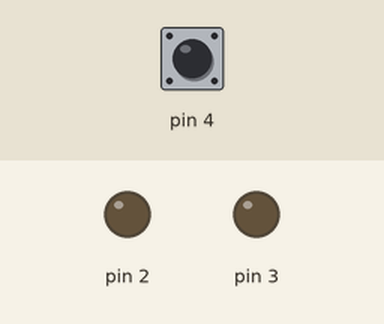
Simulated run of this sketch. Board: Arduino Uno, built with avr-gcc and run on an emulated ATmega328P. Parts: output pins drawn as LEDs (lit = HIGH). Dashed ring = blinking. The inputs (shaded band) are chosen by the test bench; at power-on: pin 4 HIGH.

Above: at 1.3 s.
1.4 s: pin 4 pulled LOW for 3.2 s
At 1.8 s:
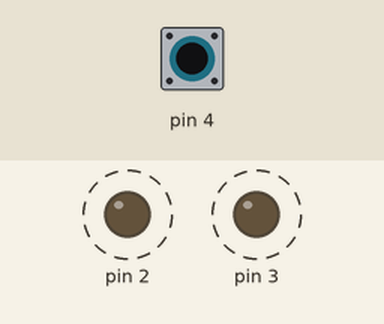
Timing chart, 0 to 5.2 s (numbered marks = the images above; inputs shaded):
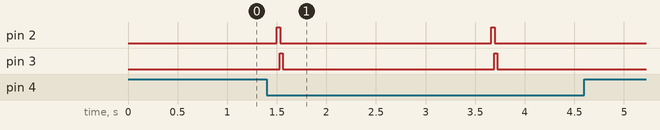

Measured:
- after the input at 1.4 s, pin 2: alternates HIGH for 0.04 s and LOW for 2.1 s, 4 changes in all, then stays LOW, starting after 0.10 s; pin 3: alternates HIGH for 0.03 s and LOW for 2.1 s, 4 changes in all, then stays LOW, starting after 0.13 s

The sketch:

coinEmulator.ino
```cpp
void setup() {
  pinMode(2, OUTPUT);
  pinMode(3, OUTPUT);
  pinMode(4, INPUT_PULLUP);
  delay(100);
}

void loop() {
  // put your main code here, to run repeatedly:
  if(!digitalRead(4)){
    delay(100);
    digitalWrite(2, HIGH);
    delay(29);
    digitalWrite(3, HIGH);
    delay(7);
    digitalWrite(2, LOW);
    delay(25);
    digitalWrite(3, LOW);
    delay(2000);
  }

}
```
